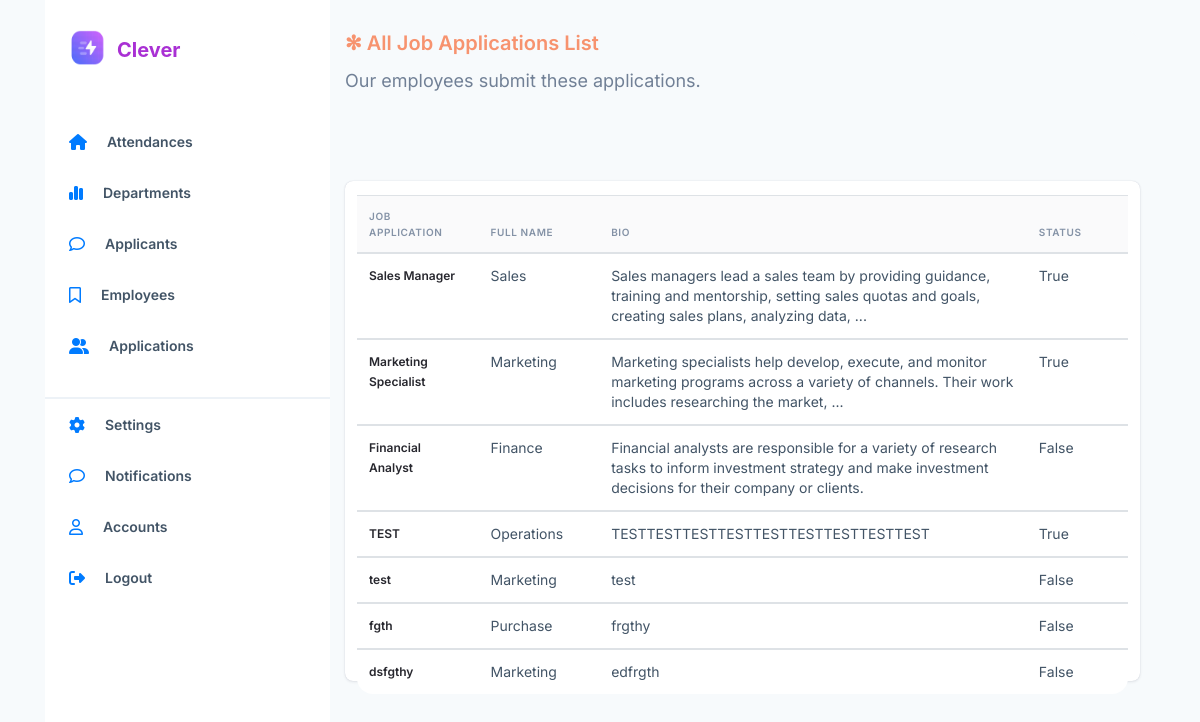
Screenshot of /job_applications/ (signed in) with the database file from the repository.
### employee_app/models.py (models this page shows, shortened)
class Job_Application(models.Model):
    job_title = models.TextField()
    job_description = models.TextField()
    is_published = models.BooleanField()
    department = models.ForeignKey(Department, on_delete=models.PROTECT)

class Department(models.Model):
    name = models.TextField(unique=True)
    def __str__(self):
        return self.name

### employee_app/views.py (the view, shortened to what this page needs)
# urls.py: path('job_applications/', views.JobAapplicationsList.as_view(), name='job_applications'),
class JobAapplicationsList(ListView):
    model = Job_Application
    context_object_name = 'job_applications'
    def get(self, request, *args, **kwargs):
        if not request.user.is_authenticated:
            response = redirect('/login/')
            return response
        return super(JobAapplicationsList, self).get(request, **kwargs)

### employee_app/templates/employee_app/job_application_list.html (shortened to what this page needs)
{% extends 'base.html' %}
{% block content %}
<div class="center">
	<div class="tables">
		<div class="heading-section position-absolute">
			<div class="title">
				✻ All Job Applications List
			</div>
			<div class="text">
				Our employees submit these applications.
			</div>
		</div>
		<div class="dep-list ">
			<table class="table">
				<thead>
				  <tr>
					<th scope="col">Job Application</th>
					<th scope="col">Full Name</th>
					<th scope="col">Bio</th>
					<th scope="col">Status</th>
				  </tr>
				</thead>
				{% for job_application in job_applications %}
				<tbody>
				  <tr>
					<th scope="row">{{ job_application.job_title }}</th>
					<td>{{ job_application.department }}</td>
					<td>{{ job_application.job_description }}</td>
					<td>{{ job_application.is_published }}</td>
				  </tr>
				</tbody>
				{% endfor %}
			  </table>
		</div>
	</div>
</div>
{% endblock content %}

### static/css/main.css (style rules this page uses)
* body { background-color: #F7FAFC; height: 800%; }
.tables { display: flex; flex-direction: column; align-items: flex-start; position: relative; padding: 0px; gap: 30px; width: 100%; height: 100%; background: #F7FAFC; border-radius: 16px; }
.heading-section { position: absolute; width: 100%; height: 67px; flex: none; align-self: stretch; flex-grow: 0; }
.heading-section .title { position: absolute; height: 27px; left: 0px; right: 0px; top: 0px; font-family: 'Inter'; font-style: normal; font-weight: 600; font-size: 20px; line-height: 136.52%; color: #F7936F; }
.heading-section .text { position: absolute; margin-top: 36px; font-family: 'Inter'; font-style: normal; font-weight: 400; font-size: 18px; line-height: 30px; color: #718096; }
.dep-list { display: flex; flex-direction: column; align-items: flex-start; padding: 14px 12px; gap: 6px; width: 100%; height: 500px; background: #FFFFFF; box-shadow: 0px 0px 1px rgba(12, 26, 75, 0.2), 0px 1px 3px rgba(50, 50, 71, 0.1); border-radius: 8px; margin-top: 151px; }
.table { background: #FFFFFF; border-radius: 16px; }
.table thead tr { background-color: #FAFAFB; }
.table tbody td { width: 31px; height: 20px; font-family: 'Inter'; font-style: normal; font-weight: 400; font-size: 14px; line-height: 20px; color: #425466; }
.table thead tr th { width: 81px; height: 16px; font-family: 'Inter'; font-style: normal; font-weight: 600; font-size: 10px; line-height: 16px; letter-spacing: 0.06em; text-transform: uppercase; color: #8492A6; }
.table tbody tr th { width: 63px; height: 20px; font-family: 'Inter'; font-style: normal; font-weight: 600; font-size: 12px; line-height: 20px; color: #27272E; }

### rows the page displays
Job_Application: job_title "Sales Manager", department "Sales", job_description "Sales managers lead a sales team by providing guidance, training and mentorship, setting sales quotas and goals, creating sales plans, analyzing data, ...", is_published "True"
Job_Application: job_title "Marketing Specialist", department "Marketing", job_description "Marketing specialists help develop, execute, and monitor marketing programs across a variety of channels. Their work includes researching the market, ...", is_published "True"
Job_Application: job_title "Financial Analyst", department "Finance", job_description "Financial analysts are responsible for a variety of research tasks to inform investment strategy and make investment decisions for their company or clients.", is_published "False"
Job_Application: job_title "TEST", department "Operations", job_description "TESTTESTTESTTESTTESTTESTTESTTESTTEST", is_published "True"
Job_Application: job_title "test", department "Marketing", job_description "test", is_published "False"
Job_Application: job_title "fgth", department "Purchase", job_description "frgthy", is_published "False"
Job_Application: job_title "dsfgthy", department "Marketing", job_description "edfrgth", is_published "False"
